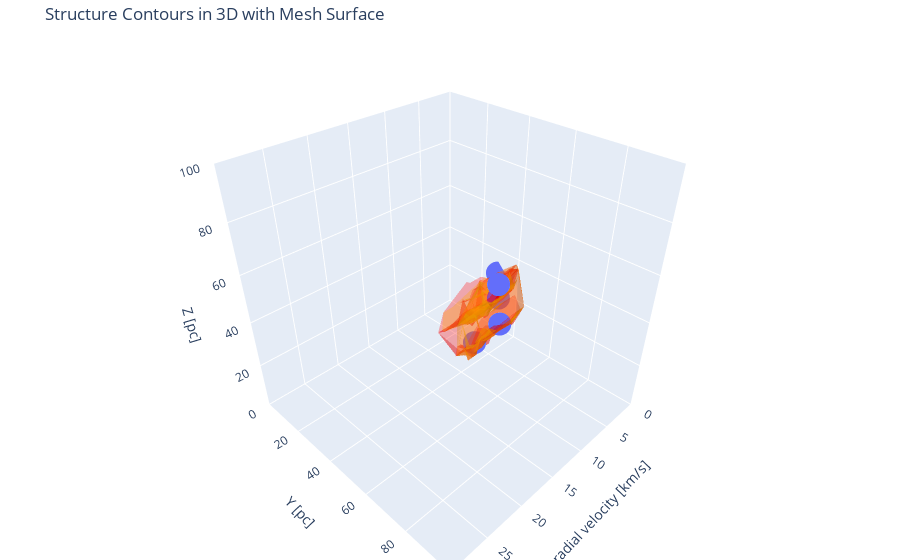

The notebook cell saved with this chart:
### Code cell
# plot by plotly

fig = px.scatter_3d(leaf_feature, x='v_peak', y='y_peak', z='z_peak')

# Leaf structures
for i, leaf_structure_index in enumerate(leaf_indices):
    leaf_structure = dendro[leaf_structure_index]
    leaf_mask = leaf_structure.get_mask()
    leaf_mask_indices = np.where(leaf_mask)
    mesh_leaf = go.Mesh3d(x=leaf_mask_indices[0] * rv, 
                          y=leaf_mask_indices[1] * pc, 
                          z=leaf_mask_indices[2] * pc, 
                          opacity=0.3,
                          color='red',
                          name=f'Leaf {i + 1} - Surface')
    fig.add_trace(mesh_leaf)

# Branch structures
for j, branch_structure_index in enumerate(branch_indices):
    branch_structure = dendro[branch_structure_index]
    branch_mask = branch_structure.get_mask()
    branch_mask_indices = np.where(branch_mask)
    mesh_branch = go.Mesh3d(x=branch_mask_indices[0] * rv, 
                            y=branch_mask_indices[1] * pc, 
                            z=branch_mask_indices[2] * pc,
                            opacity=0.3, 
                            color='orange',
                            name=f'Branch {j + 1} - Surface')
    fig.add_trace(mesh_branch)

fig.update_layout(
    scene=dict(
        xaxis=dict(title='radial velocity [km/s]', range=[0, 30]),
        yaxis=dict(title='Y [pc]', range=[0, 100]),
        zaxis=dict(title='Z [pc]', range=[0, 100]),
        aspectratio=dict(x=1, y=1, z=1)
    ),
    title='Structure Contours in 3D with Mesh Surface',
    margin=dict(l=0, r=0, b=0, t=40),
    showlegend=True)

### Figure 1 — Plotly figure (JSON) as saved in the notebook; plotly's stock layout.template omitted (floating-point values rounded to 4 significant figures; data arrays with more than 128 entries replaced by an {"elided": "..."} marker saying what was removed)
{"data": [{"hovertemplate": "v_peak=%{x}<br>y_peak=%{y}<br>z_peak=%{z}<extra></extra>", "legendgroup": "", "marker": {"color": "#636efa", "symbol": "circle"}, "mode": "markers", "name": "", "scene": "scene", "showlegend": false, "type": "scatter3d", "x": [0.65, 5.2, 7.8, 9.75, 11.05], "y": [30.45, 44.3, 51.22, 58.14, 49.83], "z": [30.45, 31.84, 45.68, 34.61, 23.53]}, {"color": "red", "name": "Leaf 1 - Surface", "opacity": 0.3, "type": "mesh3d", "x": {"elided": "1180 float values"}, "y": {"elided": "1180 float values"}, "z": {"elided": "1180 float values"}}, {"color": "red", "name": "Leaf 2 - Surface", "opacity": 0.3, "type": "mesh3d", "x": {"elided": "420 float values"}, "y": {"elided": "420 float values"}, "z": {"elided": "420 float values"}}, {"color": "red", "name": "Leaf 3 - Surface", "opacity": 0.3, "type": "mesh3d", "x": {"elided": "316 float values"}, "y": {"elided": "316 float values"}, "z": {"elided": "316 float values"}}, {"color": "red", "name": "Leaf 4 - Surface", "opacity": 0.3, "type": "mesh3d", "x": {"elided": "198 float values"}, "y": {"elided": "198 float values"}, "z": {"elided": "198 float values"}}, {"color": "red", "name": "Leaf 5 - Surface", "opacity": 0.3, "type": "mesh3d", "x": {"elided": "139 float values"}, "y": {"elided": "139 float values"}, "z": {"elided": "139 float values"}}, {"color": "orange", "name": "Branch 1 - Surface", "opacity": 0.3, "type": "mesh3d", "x": {"elided": "139 float values"}, "y": {"elided": "139 float values"}, "z": {"elided": "139 float values"}}, {"color": "orange", "name": "Branch 2 - Surface", "opacity": 0.3, "type": "mesh3d", "x": {"elided": "927 float values"}, "y": {"elided": "927 float values"}, "z": {"elided": "927 float values"}}, {"color": "orange", "name": "Branch 3 - Surface", "opacity": 0.3, "type": "mesh3d", "x": [3.25, 3.9, 3.9, 3.9, 4.55, 4.55, 4.55, 5.2, 5.2, 5.2, 5.2, 5.2, 5.2, 5.2, 5.2, 5.85, 5.85, 5.85, 5.85, 5.85, 5.85, 5.85, 5.85, 5.85, 6.5, 6.5, 6.5, 6.5, 6.5, 6.5, 6.5, 6.5, 6.5, 6.5, 6.5, 7.15, 7.15, 7.15, 7.15, 7.15, 7.15, 7.15, 7.15, 7.15, 7.8, 7.8, 7.8, 7.8, 7.8, 7.8, 7.8, 7.8, 7.8, 8.45, 8.45, 8.45, 8.45, 8.45, 8.45, 8.45, 9.1, 9.1, 9.1, 9.1, 9.1, 9.1, 9.1, 9.75, 9.75, 9.75, 9.75, 9.75, 9.75, 10.4, 10.4, 10.4, 10.4, 11.05, 11.05, 11.7], "y": [41.53, 41.53, 42.91, 44.3, 41.53, 42.91, 44.3, 41.53, 42.91, 42.91, 44.3, 44.3, 45.68, 45.68, 47.07, 41.53, 42.91, 44.3, 44.3, 45.68, 45.68, 45.68, 47.07, 47.07, 41.53, 42.91, 44.3, 44.3, 44.3, 44.3, 45.68, 45.68, 45.68, 47.07, 47.07, 41.53, 42.91, 44.3, 44.3, 44.3, 44.3, 45.68, 45.68, 45.68, 41.53, 42.91, 42.91, 42.91, 44.3, 44.3, 44.3, 45.68, 45.68, 42.91, 42.91, 42.91, 44.3, 44.3, 45.68, 45.68, 42.91, 42.91, 42.91, 44.3, 44.3, 45.68, 45.68, 42.91, 42.91, 42.91, 44.3, 44.3, 45.68, 42.91, 42.91, 44.3, 45.68, 42.91, 42.91, 42.91], "z": [29.07, 29.07, 30.45, 31.84, 29.07, 30.45, 31.84, 29.07, 29.07, 30.45, 31.84, 33.22, 33.22, 34.61, 34.61, 29.07, 29.07, 31.84, 33.22, 33.22, 34.61, 35.99, 33.22, 34.61, 29.07, 29.07, 30.45, 31.84, 33.22, 35.99, 33.22, 34.61, 35.99, 33.22, 34.61, 29.07, 29.07, 29.07, 30.45, 31.84, 35.99, 33.22, 34.61, 35.99, 29.07, 29.07, 30.45, 31.84, 29.07, 30.45, 35.99, 34.61, 35.99, 29.07, 30.45, 31.84, 29.07, 30.45, 34.61, 35.99, 29.07, 30.45, 31.84, 29.07, 30.45, 34.61, 35.99, 29.07, 30.45, 31.84, 29.07, 30.45, 35.99, 29.07, 30.45, 29.07, 35.99, 29.07, 30.45, 29.07]}], "layout": {"legend": {"tracegroupgap": 0}, "margin": {"b": 0, "l": 0, "r": 0, "t": 40}, "scene": {"aspectratio": {"x": 1, "y": 1, "z": 1}, "domain": {"x": [0, 1], "y": [0, 1]}, "xaxis": {"range": [0, 30], "title": {"text": "radial velocity [km/s]"}}, "yaxis": {"range": [0, 100], "title": {"text": "Y [pc]"}}, "zaxis": {"range": [0, 100], "title": {"text": "Z [pc]"}}}, "showlegend": true, "title": {"text": "Structure Contours in 3D with Mesh Surface"}}}
